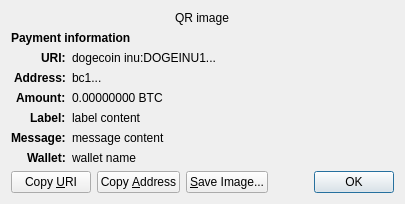
<?xml version="1.0" encoding="UTF-8"?>
<ui version="4.0">
 <class>ReceiveRequestDialog</class>
 <widget class="QDialog" name="ReceiveRequestDialog">
  <property name="geometry">
   <rect>
    <x>0</x>
    <y>0</y>
    <width>413</width>
    <height>229</height>
   </rect>
  </property>
  <property name="windowTitle">
   <string>Request payment to ...</string>
  </property>
  <layout class="QGridLayout" name="gridLayout" columnstretch="0,1">
   <property name="sizeConstraint">
    <enum>QLayout::SetFixedSize</enum>
   </property>
   <item row="0" column="0" colspan="2" alignment="Qt::AlignHCenter">
    <widget class="QRImageWidget" name="qr_code">
     <property name="text">
      <string notr="true">QR image</string>
     </property>
     <property name="textInteractionFlags">
      <set>Qt::NoTextInteraction</set>
     </property>
    </widget>
   </item>
   <item row="1" column="0" colspan="2">
    <widget class="QLabel" name="payment_header">
     <property name="font">
      <font>
       <weight>75</weight>
       <bold>true</bold>
      </font>
     </property>
     <property name="text">
      <string>Payment information</string>
     </property>
     <property name="textInteractionFlags">
      <set>Qt::NoTextInteraction</set>
     </property>
    </widget>
   </item>
   <item row="2" column="0" alignment="Qt::AlignRight|Qt::AlignTop">
    <widget class="QLabel" name="uri_tag">
     <property name="font">
      <font>
       <weight>75</weight>
       <bold>true</bold>
      </font>
     </property>
     <property name="text">
      <string notr="true">URI:</string>
     </property>
     <property name="textFormat">
      <enum>Qt::PlainText</enum>
     </property>
     <property name="textInteractionFlags">
      <set>Qt::NoTextInteraction</set>
     </property>
    </widget>
   </item>
   <item row="2" column="1" alignment="Qt::AlignTop">
    <widget class="QLabel" name="uri_content">
     <property name="text">
      <string notr="true">dogecoin inu:DOGEINU1...</string>
     </property>
     <property name="textFormat">
      <enum>Qt::RichText</enum>
     </property>
     <property name="wordWrap">
      <bool>true</bool>
     </property>
     <property name="textInteractionFlags">
      <set>Qt::TextSelectableByMouse</set>
     </property>
    </widget>
   </item>
   <item row="3" column="0" alignment="Qt::AlignRight|Qt::AlignTop">
    <widget class="QLabel" name="address_tag">
     <property name="font">
      <font>
       <weight>75</weight>
       <bold>true</bold>
      </font>
     </property>
     <property name="text">
      <string>Address:</string>
     </property>
     <property name="textInteractionFlags">
      <set>Qt::NoTextInteraction</set>
     </property>
    </widget>
   </item>
   <item row="3" column="1" alignment="Qt::AlignTop">
    <widget class="QLabel" name="address_content">
     <property name="text">
      <string notr="true">bc1...</string>
     </property>
     <property name="textFormat">
      <enum>Qt::PlainText</enum>
     </property>
     <property name="textInteractionFlags">
      <set>Qt::TextSelectableByMouse</set>
     </property>
    </widget>
   </item>
   <item row="4" column="0" alignment="Qt::AlignRight|Qt::AlignTop">
    <widget class="QLabel" name="amount_tag">
     <property name="font">
      <font>
       <weight>75</weight>
       <bold>true</bold>
      </font>
     </property>
     <property name="text">
      <string>Amount:</string>
     </property>
     <property name="textInteractionFlags">
      <set>Qt::NoTextInteraction</set>
     </property>
    </widget>
   </item>
   <item row="4" column="1" alignment="Qt::AlignTop">
    <widget class="QLabel" name="amount_content">
     <property name="text">
      <string notr="true">0.00000000 BTC</string>
     </property>
     <property name="textFormat">
      <enum>Qt::PlainText</enum>
     </property>
     <property name="textInteractionFlags">
      <set>Qt::TextSelectableByMouse</set>
     </property>
    </widget>
   </item>
   <item row="5" column="0" alignment="Qt::AlignRight|Qt::AlignTop">
    <widget class="QLabel" name="label_tag">
     <property name="font">
      <font>
       <weight>75</weight>
       <bold>true</bold>
      </font>
     </property>
     <property name="text">
      <string>Label:</string>
     </property>
     <property name="textInteractionFlags">
      <set>Qt::NoTextInteraction</set>
     </property>
    </widget>
   </item>
   <item row="5" column="1" alignment="Qt::AlignTop">
    <widget class="QLabel" name="label_content">
     <property name="text">
      <string notr="true">label content</string>
     </property>
     <property name="textFormat">
      <enum>Qt::PlainText</enum>
     </property>
     <property name="wordWrap">
      <bool>true</bool>
     </property>
     <property name="textInteractionFlags">
      <set>Qt::TextSelectableByMouse</set>
     </property>
    </widget>
   </item>
   <item row="6" column="0" alignment="Qt::AlignRight|Qt::AlignTop">
    <widget class="QLabel" name="message_tag">
     <property name="font">
      <font>
       <weight>75</weight>
       <bold>true</bold>
      </font>
     </property>
     <property name="text">
      <string>Message:</string>
     </property>
     <property name="textInteractionFlags">
      <set>Qt::NoTextInteraction</set>
     </property>
    </widget>
   </item>
   <item row="6" column="1" alignment="Qt::AlignTop">
    <widget class="QLabel" name="message_content">
     <property name="text">
      <string notr="true">message content</string>
     </property>
     <property name="textFormat">
      <enum>Qt::PlainText</enum>
     </property>
     <property name="wordWrap">
      <bool>true</bool>
     </property>
     <property name="textInteractionFlags">
      <set>Qt::TextSelectableByMouse</set>
     </property>
    </widget>
   </item>
   <item row="7" column="0" alignment="Qt::AlignRight|Qt::AlignTop">
    <widget class="QLabel" name="wallet_tag">
     <property name="font">
      <font>
       <weight>75</weight>
       <bold>true</bold>
      </font>
     </property>
     <property name="text">
      <string>Wallet:</string>
     </property>
     <property name="textInteractionFlags">
      <set>Qt::NoTextInteraction</set>
     </property>
    </widget>
   </item>
   <item row="7" column="1" alignment="Qt::AlignTop">
    <widget class="QLabel" name="wallet_content">
     <property name="text">
      <string notr="true">wallet name</string>
     </property>
     <property name="textFormat">
      <enum>Qt::PlainText</enum>
     </property>
     <property name="wordWrap">
      <bool>true</bool>
     </property>
     <property name="textInteractionFlags">
      <set>Qt::TextSelectableByMouse</set>
     </property>
    </widget>
   </item>
   <item row="8" column="0" colspan="2">
    <layout class="QHBoxLayout" name="horizontalLayout">
     <item>
      <widget class="QPushButton" name="btnCopyURI">
       <property name="text">
        <string>Copy &amp;URI</string>
       </property>
       <property name="autoDefault">
        <bool>false</bool>
       </property>
      </widget>
     </item>
     <item>
      <widget class="QPushButton" name="btnCopyAddress">
       <property name="text">
        <string>Copy &amp;Address</string>
       </property>
       <property name="autoDefault">
        <bool>false</bool>
       </property>
      </widget>
     </item>
     <item>
      <widget class="QPushButton" name="btnSaveAs">
       <property name="text">
        <string>&amp;Save Image...</string>
       </property>
       <property name="autoDefault">
        <bool>false</bool>
       </property>
      </widget>
     </item>
     <item>
      <spacer name="horizontalSpacer_2">
       <property name="orientation">
        <enum>Qt::Horizontal</enum>
       </property>
       <property name="sizeHint" stdset="0">
        <size>
         <width>40</width>
         <height>20</height>
        </size>
       </property>
      </spacer>
     </item>
     <item>
      <widget class="QDialogButtonBox" name="buttonBox">
       <property name="focusPolicy">
        <enum>Qt::StrongFocus</enum>
       </property>
       <property name="standardButtons">
        <set>QDialogButtonBox::Ok</set>
       </property>
      </widget>
     </item>
    </layout>
   </item>
  </layout>
 </widget>
 <customwidgets>
  <customwidget>
   <class>QRImageWidget</class>
   <extends>QLabel</extends>
   <header>qt/qrimagewidget.h</header>
  </customwidget>
 </customwidgets>
 <tabstops>
  <tabstop>buttonBox</tabstop>
  <tabstop>btnCopyURI</tabstop>
  <tabstop>btnCopyAddress</tabstop>
  <tabstop>btnSaveAs</tabstop>
 </tabstops>
 <resources/>
 <connections>
  <connection>
   <sender>buttonBox</sender>
   <signal>accepted()</signal>
   <receiver>ReceiveRequestDialog</receiver>
   <slot>accept()</slot>
   <hints>
    <hint type="sourcelabel">
     <x>135</x>
     <y>230</y>
    </hint>
    <hint type="destinationlabel">
     <x>135</x>
     <y>126</y>
    </hint>
   </hints>
  </connection>
 </connections>
</ui>
